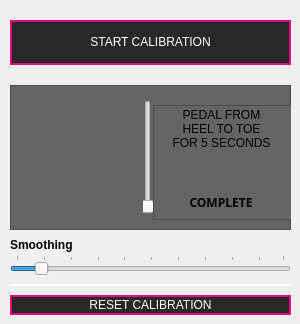
   <widget class="QWidget" name="settingspedalpage">
    <widget class="QFrame" name="pedal_frame">
     <property name="geometry">
      <rect>
       <x>10</x>
       <y>85</y>
       <width>281</width>
       <height>145</height>
      </rect>
     </property>
     <property name="styleSheet">
      <string notr="true">QFrame
{
	background: rgb(100,100,100);
}</string>
     </property>
     <property name="frameShape">
      <enum>QFrame::StyledPanel</enum>
     </property>
     <property name="frameShadow">
      <enum>QFrame::Raised</enum>
     </property>
     <widget class="QFrame" name="pedal_frame_2">
      <property name="geometry">
       <rect>
        <x>143</x>
        <y>20</y>
        <width>145</width>
        <height>115</height>
       </rect>
      </property>
      <property name="frameShape">
       <enum>QFrame::StyledPanel</enum>
      </property>
      <property name="frameShadow">
       <enum>QFrame::Raised</enum>
      </property>
      <widget class="QLabel" name="pedal_top">
       <property name="geometry">
        <rect>
         <x>15</x>
         <y>52</y>
         <width>109</width>
         <height>23</height>
        </rect>
       </property>
       <property name="styleSheet">
        <string notr="true">image: url(:/resources/pedal_top.png);
background: none;</string>
       </property>
       <property name="text">
        <string/>
       </property>
      </widget>
      <widget class="QLabel" name="pedal_arrow">
       <property name="geometry">
        <rect>
         <x>114</x>
         <y>37</y>
         <width>21</width>
         <height>37</height>
        </rect>
       </property>
       <property name="styleSheet">
        <string notr="true">image: url(:/resources/pedal_arrow.png);
background: none;</string>
       </property>
       <property name="text">
        <string/>
       </property>
      </widget>
      <widget class="QLabel" name="calibrationcomplete">
       <property name="geometry">
        <rect>
         <x>20</x>
         <y>87</y>
         <width>96</width>
         <height>20</height>
        </rect>
       </property>
       <property name="font">
        <font>
         <family>Corbel</family>
         <pointsize>-1</pointsize>
         <weight>75</weight>
         <italic>false</italic>
         <bold>true</bold>
        </font>
       </property>
       <property name="styleSheet">
        <string notr="true">font: bold 12px;</string>
       </property>
       <property name="text">
        <string>COMPLETE</string>
       </property>
       <property name="alignment">
        <set>Qt::AlignCenter</set>
       </property>
      </widget>
      <widget class="QLabel" name="pedal_base">
       <property name="geometry">
        <rect>
         <x>15</x>
         <y>63</y>
         <width>109</width>
         <height>23</height>
        </rect>
       </property>
       <property name="styleSheet">
        <string notr="true">image: url(:/resources/pedal_base.png);
background: none;</string>
       </property>
       <property name="text">
        <string/>
       </property>
      </widget>
      <widget class="QLabel" name="rockyourpedal">
       <property name="geometry">
        <rect>
         <x>18</x>
         <y>-9</y>
         <width>101</width>
         <height>51</height>
        </rect>
       </property>
       <property name="styleSheet">
        <string notr="true">background: transparent;</string>
       </property>
       <property name="text">
        <string>ROCK YOUR PEDAL FROM HEEL TO TOE FOR 5 SECONDS</string>
       </property>
       <property name="alignment">
        <set>Qt::AlignCenter</set>
       </property>
       <property name="wordWrap">
        <bool>true</bool>
       </property>
      </widget>
     </widget>
     <widget class="QSlider" name="livepedalvalue">
      <property name="enabled">
       <bool>false</bool>
      </property>
      <property name="geometry">
       <rect>
        <x>133</x>
        <y>15</y>
        <width>10</width>
        <height>115</height>
       </rect>
      </property>
      <property name="toolTip">
       <string>Live display of incoming pedal values</string>
      </property>
      <property name="styleSheet">
       <string notr="true"/>
      </property>
      <property name="maximum">
       <number>127</number>
      </property>
      <property name="value">
       <number>1</number>
      </property>
      <property name="orientation">
       <enum>Qt::Vertical</enum>
      </property>
     </widget>
     <widget class="QWidget" name="pedalLiveWidget" native="true">
      <property name="geometry">
       <rect>
        <x>9</x>
        <y>15</y>
        <width>115</width>
        <height>115</height>
       </rect>
      </property>
      <property name="styleSheet">
       <string notr="true">background: rgba(0,0,0,0);</string>
      </property>
     </widget>
    </widget>
    <widget class="QLabel" name="pedalsmoothing_label">
     <property name="geometry">
      <rect>
       <x>10</x>
       <y>237</y>
       <width>71</width>
       <height>16</height>
      </rect>
     </property>
     <property name="toolTip">
      <string>Ranged 1-10, this sets the amount of smoothing applied to the pedal data.&lt;p&gt;Higher values = more smoothing&lt;br&gt;Lower values = less smoothing</string>
     </property>
     <property name="styleSheet">
      <string notr="true">font: bold 9pt;</string>
     </property>
     <property name="text">
      <string>Smoothing</string>
     </property>
    </widget>
    <widget class="QToolButton" name="startcalibration_button">
     <property name="geometry">
      <rect>
       <x>10</x>
       <y>20</y>
       <width>281</width>
       <height>45</height>
      </rect>
     </property>
     <property name="toolTip">
      <string>Begin the expression pedal &lt;br&gt;calibration process.</string>
     </property>
     <property name="styleSheet">
      <string notr="true">/*----------- QPushButton ------------*/
QToolButton
{
	background: rgb(40, 40, 40);
	color: white;
	border: 2px solid rgb(230,0,134);
	font: 16pt &quot;Futura-Normal&quot;;
	padding: 0,1,0,0;
}

QToolButton:pressed
{
	background: rgb(230, 0, 134);
	color: white;
	border: none;
	font: 16pt &quot;Futura-Normal&quot;;
	padding: 0, 1, 0, 0;
}</string>
     </property>
     <property name="text">
      <string>START CALIBRATION</string>
     </property>
    </widget>
    <widget class="QToolButton" name="resetcalibration_button">
     <property name="geometry">
      <rect>
       <x>10</x>
       <y>295</y>
       <width>281</width>
       <height>20</height>
      </rect>
     </property>
     <property name="toolTip">
      <string>Reset the pedal calibration &lt;br&gt;settings to default values.</string>
     </property>
     <property name="styleSheet">
      <string notr="true">/*----------- QToolButton ------------*/
QToolButton
{
	background: rgb(40, 40, 40);
	color: white;
	border: 2px solid rgb(230,0,134);
	font: 9pt &quot;Corbel&quot;;
	padding: 1,1,0,0;
}

QToolButton:pressed
{
	background: rgb(230, 0, 134);
	color: white;
	border: none;
	font: 9pt &quot;Corbel&quot;;
	padding: 0, 1, 0, 0;
}</string>
     </property>
     <property name="text">
      <string>RESET CALIBRATION</string>
     </property>
    </widget>
    <widget class="QLabel" name="label_65">
     <property name="geometry">
      <rect>
       <x>10</x>
       <y>284</y>
       <width>281</width>
       <height>6</height>
      </rect>
     </property>
     <property name="styleSheet">
      <string notr="true">border-top: 2px solid white;</string>
     </property>
     <property name="text">
      <string/>
     </property>
    </widget>
    <widget class="QSlider" name="pedalsmoothing">
     <property name="geometry">
      <rect>
       <x>10</x>
       <y>255</y>
       <width>281</width>
       <height>20</height>
      </rect>
     </property>
     <property name="toolTip">
      <string>Adjust the amount of smoothing placed on expression pedal data.</string>
     </property>
     <property name="styleSheet">
      <string notr="true"/>
     </property>
     <property name="minimum">
      <number>1</number>
     </property>
     <property name="maximum">
      <number>100</number>
     </property>
     <property name="value">
      <number>10</number>
     </property>
     <property name="orientation">
      <enum>Qt::Horizontal</enum>
     </property>
     <property name="tickPosition">
      <enum>QSlider::TicksAbove</enum>
     </property>
    </widget>
   </widget>
